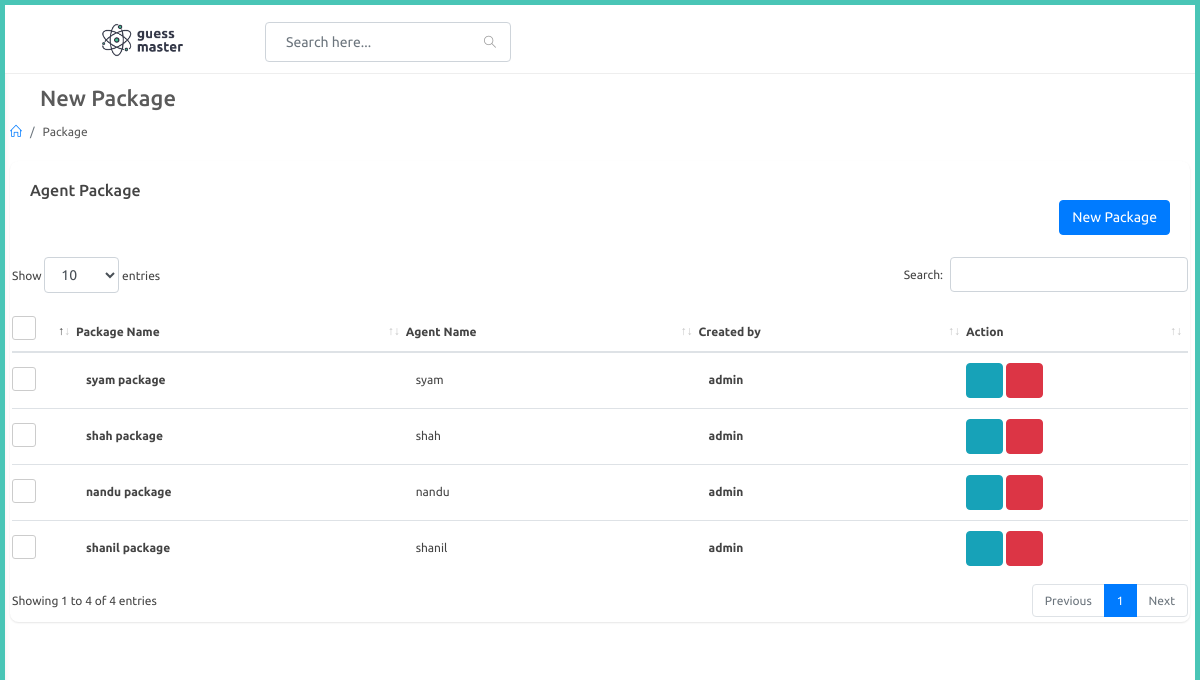
/adminapp/package, run on the app's committed database.
### adminapp/models.py (models this page shows)
class AgentPackage(models.Model):
    agent = models.ForeignKey(Agent,on_delete=models.CASCADE,null=True)
    created_by = models.ForeignKey(User,on_delete=models.CASCADE,null=True)
    package_name = models.CharField(max_length=100)
    single_rate = models.FloatField()
    single_dc = models.FloatField()
    double_rate = models.FloatField()
    double_dc = models.FloatField()
    box_rate = models.FloatField()
    box_dc = models.FloatField()
    super_rate = models.FloatField()
    super_dc = models.FloatField()
    first_prize = models.FloatField()
    first_dc = models.FloatField()
    second_prize = models.FloatField()
    second_dc = models.FloatField()
    third_prize = models.FloatField()
    third_dc = models.FloatField()
    fourth_prize = models.FloatField()
    fourth_dc = models.FloatField()
    fifth_prize = models.FloatField()
    fifth_dc = models.FloatField()
    guarantee_prize = models.FloatField()
    guarantee_dc = models.FloatField()
    box_first_prize = models.FloatField()
    box_first_prize_dc = models.FloatField()
    box_series_prize = models.FloatField()
    box_series_dc = models.FloatField()
    single1_prize = models.FloatField()
    single1_dc = models.FloatField()
    double2_prize = models.FloatField()
    double2_dc = models.FloatField()
    def __str__(self):
        return str(self.package_name)

### website/models.py (models this page shows, shortened)
class Agent(models.Model):
    user = models.OneToOneField(User,on_delete=models.CASCADE,related_name="agent")
    agent_name = models.CharField(max_length=100)
    phone_number = models.CharField(max_length=100)

class User(AbstractUser):
    is_agent = models.BooleanField("is agent", default=False)
    is_dealer = models.BooleanField("is dealer", default=False)

### adminapp/views.py (the view)
# urls.py: path('package',views.package,name="package"),
def package(request):
    packages = AgentPackage.objects.filter().all()
    print(packages)
    context = {
        'packages' : packages
    }
    return render(request,'adminapp/package.html',context)

### templates/adminapp/package.html (shortened to what this page needs)
{% extends 'adminapp/partials/base.html' %}
{% load static %}
{% block content %}
<div id="main-content">
    <div class="container-fluid">
        <div class="block-header">
            <div class="row">
                <div class="col-lg-5 col-md-8 col-sm-12">
                    <h2><a href="javascript:void(0);" class="btn btn-xs btn-link btn-toggle-fullwidth"><i class="fa fa-arrow-left"></i></a> New Package </h2>
                    <ul class="breadcrumb">
                        <li class="breadcrumb-item"><a href="{% url 'adminapp:index' %}"><i class="icon-home"></i></a></li>
                        <li class="breadcrumb-item">Package</li>
                    </ul>
                </div>
            </div>
        </div>
        <div class="row clearfix">
            <div class="col-lg-12">
<div class="card">
    <div class="header">
        <h2>Agent Package</h2>
        <div class="text-right">                    <a href="{% url 'adminapp:new_package' %}" class="btn btn-primary">New Package</a>
        </div>
    </div>
    <div class="body">
        <div class="table-responsive">
            <table class="table table-hover js-basic-example dataTable table-custom m-b-0 c_list">
                <thead>
                    <tr>
                        <th>
                            <label class="fancy-checkbox">
                                <span></span>
                            </label>
                        </th>
                        <th>Package Name</th>
                        <th>Agent Name</th>
                        <th>Created by</th>
                        <th>Action</th>
                    </tr>
                </thead>
                    <tbody>
                    {% for package in packages %}
                    <tr>
                        <td style="width: 50px;">
                            <label class="fancy-checkbox">
                                <span></span>
                            </label>
                        </td>
                        <td>
                            <p class="c_name">{{package.package_name}}</p>
                        </td>
                        <td>
                            <span class="phone">{{package.agent.user}}</span>
                        </td>
                        <td>
                            <p class="c_name">{{package.created_by}}</p>
                        </td>
                        <td>
                            <a href="{% url 'adminapp:edit_package' package.id %}" class="btn btn-info" title="Edit">
                                <i class="fa fa-edit"></i>
                            </a>
                            <button type="button" onclick="packageDelete(('{{ package.id }}'))" data-type="confirm" class="btn btn-danger js-sweetalert" title="Delete"><i class="fa fa-trash-o"></i></button>
                        </td>
                    </tr>
                    {% endfor %}
                </tbody>
            </table>
        </div>
    </div>
</div>
</div>
</div>
</div>
</div>
{% endblock %}

### static/css/color_skins.css (style rules this page uses)
.theme-cyan:before,.theme-cyan:after { background:#49c5b6 }

### data on the page
AgentPackage: package_name "syam package", agent.user "syam", created_by "admin"
AgentPackage: package_name "shah package", agent.user "shah", created_by "admin"
AgentPackage: package_name "nandu package", agent.user "nandu", created_by "admin"
AgentPackage: package_name "shanil package", agent.user "shanil", created_by "admin"
